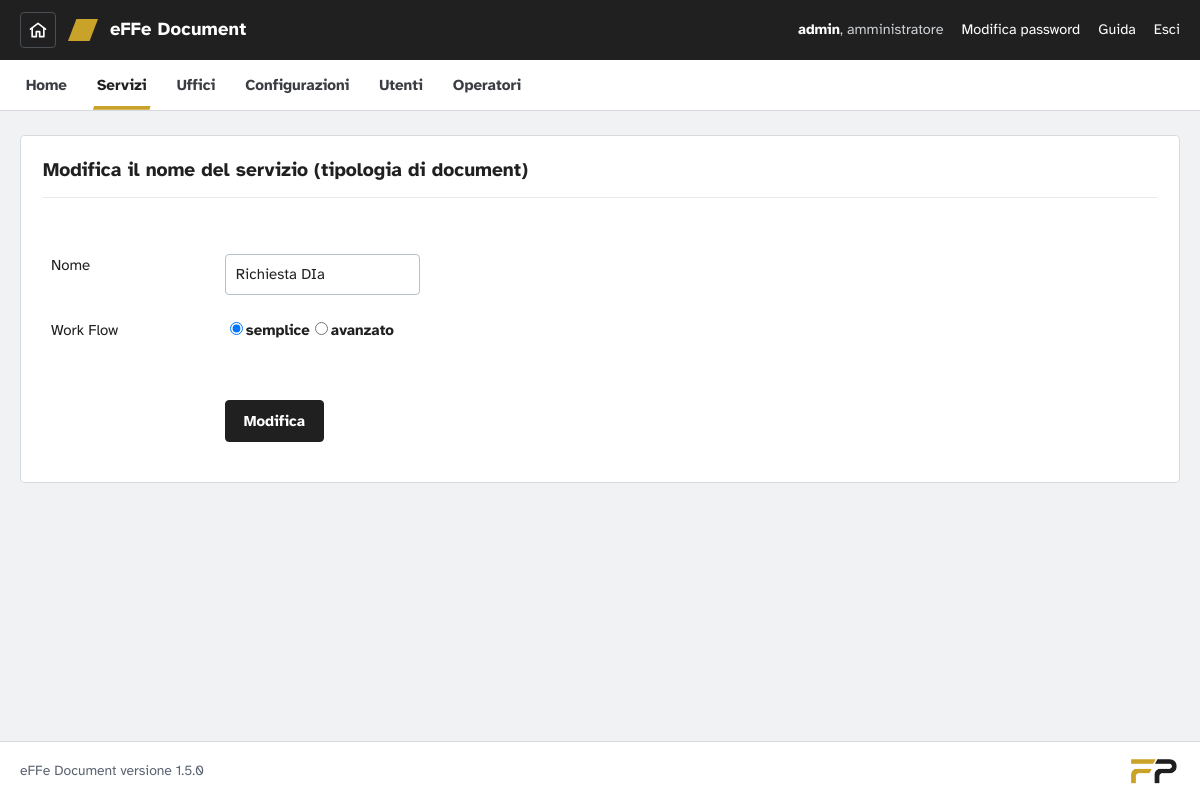
/effedocument/backoffice/modifica/modifica_servizio.php?id=4&ufficio=2&op=mod (signed in), run on the app's committed database.
### tables this page shows
CREATE TABLE IF NOT EXISTS `servizi` (
  `id` int(11) NOT NULL AUTO_INCREMENT,
  `id_ufficio` int(11) NOT NULL,
  `abilitato` tinyint(1) NOT NULL DEFAULT '0',
  `nome` varchar(50) NOT NULL,
  `workflow` binary(1) NOT NULL DEFAULT '0',
  `id_padre` int(11) NOT NULL DEFAULT '0',
  PRIMARY KEY (`id`)
);

### effedocument/common/core/core.php (called while the page is built, shortened)
<?php
function sqlEsc($valore){
	return mysql_real_escape_string((string)$valore);
}
class sast1com
{
	function getServizioDati($id_servizio)
 	{
		return mysql_query("select * from servizi where id='".sqlEsc($id_servizio)."'");
	}
	function getWorkflow(){
		return $_SESSION['work_flow'];
	}
}
?>

### effedocument/backoffice/modifica/modifica_servizio.php (the view, shortened to what this page needs)
<?php ob_start();  ?><!DOCTYPE HTML PUBLIC "-//W3C//DTD HTML 4.01 Transitional//EN" "http://www.w3.org/TR/html4/loose.dtd">
<?php
include("../../common/core/core.php");
include("../_include/adminconfig.php");
$id=$_GET['id'];
$array_servizi = mysql_fetch_array($objCore->getServizioDati($id));
?>
<html>
<head>
<link href="../../common/css/effecss.css?v=1.5.0-5759dd" rel="stylesheet">
</head>
<body>
<div id="page">
<?php $menuSelezionato=11; include("../_include/bonav.php"); ?>
<div align="center">
 <div class="row">
 <fieldset>
   <legend><img src="../../common/images/layout/servizi.png" width="60" height="60">Modifica il nome del servizio
    <?php if ($array_servizi['id_padre']==0) echo " (tipologia di document)";
		else echo " (sotto tipologie)";
	?>
   </legend>
   <br><br>
   <form method="post" action="">
     <table width="60%">
     <tr>
       <td width="26%">Nome</td>
       <td width="74%"><input type="text" name="nome" value="<?php echo $array_servizi['nome'];?>"></td>
     </tr>
     <?php if ($array_servizi['id_padre']==0){?>
  <td>
<tr>
  <td>Work Flow</td>
  <td><p>
    <label>
      <?php $arr_workflow=$objCore->getWorkflow();
				$index_workflow=0;
		   		while ($index_workflow<count($arr_workflow)){
					echo "<label>";
					echo "<input type=\"radio\" name=\"workflow\" value=\"".$index_workflow."\" id=\"".$arr_workflow[$index_workflow]."\"";
	              	if  ($array_servizi['workflow']==$index_workflow) echo "checked=\"true\"";
					echo ">";
             		echo $arr_workflow[$index_workflow];
					echo "</label>";
					$index_workflow=$index_workflow+1;
				}
			?>
    </label>
  </td>
</tr>
<?php }else  echo "<input name=\"workflow\" type=\"hidden\" value=\"0\">" ?>
<tr>
  <td></td>
  <td>&nbsp;</td>
</tr>
<tr>
  <td></td>
  <td><input type="submit" value="Modifica"></td>
</tr>
     </table>
   </form>
 </fieldset>
 </div>
 </div>
<?php include("../_include/bofooter.php"); ?>
</div>
</body>
</html>

### effedocument/common/css/effecss.css (style rules this page uses)
:root { --ink: #202020; --ink-2: #3a3d42; --paper: #ffffff; --canvas: #f1f2f4; --line: #d6dadf; --line-soft: #e7e9ec; --muted: #5b6371; --gold: #c9a22a; --gold-ink: #7d610e; --gold-tint: #faf4e1; --crit: #b3261e; --crit-tint: #fcebea; --high: #9a5507; --high-tint: #fdf1e2; --low: #1f7a4d; --low-tint: #e7f4ec; --closed: #6b7280; --closed-tint: #eceef1; --radius: 4px; --font: "Atkinson Hyperlegible", "Segoe UI", Roboto, "Helvetica Neue", Arial, sans-serif; --slant: polygon(28% 0, 100% 0, 72% 100%, 0 100%); }
*, *::before, *::after { box-sizing: border-box; }
html { -webkit-text-size-adjust: 100%; }
body { margin: 0; background: var(--canvas); color: var(--ink); font-family: var(--font); font-size: 15px; line-height: 1.5; text-align: left; }
p { margin: 0 0 .8em; }
#page, #wrapper, #secWrapper, #container { width: auto; background: none; padding: 0; margin: 0; }
#page { min-height: 100vh; display: flex; flex-direction: column; }
.row { margin: 0; width: auto; position: static; background: none; font-size: inherit; line-height: inherit; }
#page > div[align="center"], .contenuto { width: 100%; max-width: 1240px; margin: 0 auto; padding: 24px 20px 40px; text-align: left; flex: 1; }
div[align="center"] { text-align: inherit; }
fieldset { background: var(--paper); border: 1px solid var(--line); border-radius: var(--radius); padding: 20px 22px 22px; margin: 0 0 24px; min-width: 0; }
legend { float: left; width: 100%; padding: 0 0 12px; margin: 0 0 16px; border-bottom: 1px solid var(--line-soft); font-size: 1.2rem; font-weight: 700; color: var(--ink); }
label { font-weight: 700; }
input[type="text"], input[type="password"], input[type="email"], input[type="search"], input:not([type]), input[type="file"], select, textarea { font: inherit; color: var(--ink); background: var(--paper); border: 1px solid #b9bfc7; border-radius: var(--radius); padding: 8px 10px; max-width: 100%; }
input[type="submit"], input[type="button"], input[type="reset"], button, .bottone { font: inherit; font-weight: 700; cursor: pointer; background: var(--ink); color: #fff; border: 1px solid var(--ink); border-radius: var(--radius); padding: 9px 18px; text-decoration: none; display: inline-block; }
table { border-collapse: collapse; max-width: 100%; }
td, th { padding: 6px 8px; vertical-align: top; text-align: left; }
body { display: flex; flex-direction: column; min-height: 100vh; }

### data on the page
servizi: nome "Richiesta DIa", id_padre "semplice", workflow "☐ avanzato"

### other printed values
$objCore->getLoggedOperatore() "admin"
$objCore->getRuoloNome($ruoloCorrente) "amministratore"
$v[2] "Home"
$v[2] "Servizi"
$v[2] "Uffici"
$v[2] "Configurazioni"
$v[2] "Utenti"
$v[2] "Operatori"
$arr_workflow[$index_workflow] "avanzato"
